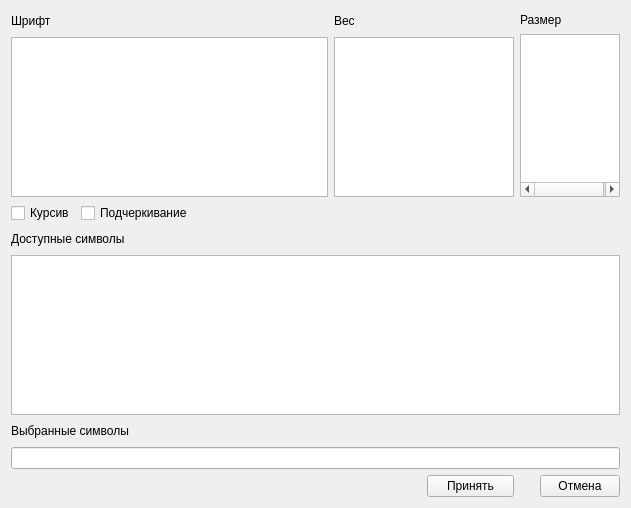
<?xml version="1.0" encoding="UTF-8"?>
<ui version="4.0">
 <class>FontDialog</class>
 <widget class="QWidget" name="FontDialog">
  <property name="geometry">
   <rect>
    <x>0</x>
    <y>0</y>
    <width>631</width>
    <height>508</height>
   </rect>
  </property>
  <property name="windowTitle">
   <string>Form</string>
  </property>
  <layout class="QGridLayout" name="gridLayout_7">
   <item row="0" column="0">
    <layout class="QGridLayout" name="gridLayout_3">
     <item row="0" column="0">
      <widget class="QLabel" name="label">
       <property name="text">
        <string>Шрифт</string>
       </property>
      </widget>
     </item>
     <item row="0" column="1">
      <spacer name="horizontalSpacer_4">
       <property name="orientation">
        <enum>Qt::Horizontal</enum>
       </property>
       <property name="sizeHint" stdset="0">
        <size>
         <width>218</width>
         <height>20</height>
        </size>
       </property>
      </spacer>
     </item>
     <item row="1" column="0" colspan="2">
      <widget class="QTreeWidget" name="treefont">
       <property name="rootIsDecorated">
        <bool>false</bool>
       </property>
       <attribute name="headerVisible">
        <bool>false</bool>
       </attribute>
       <column>
        <property name="text">
         <string notr="true">1</string>
        </property>
       </column>
      </widget>
     </item>
    </layout>
   </item>
   <item row="0" column="1" colspan="2">
    <layout class="QGridLayout" name="gridLayout_4">
     <item row="0" column="0">
      <widget class="QLabel" name="label_2">
       <property name="text">
        <string>Вес</string>
       </property>
      </widget>
     </item>
     <item row="0" column="1">
      <spacer name="horizontalSpacer_5">
       <property name="orientation">
        <enum>Qt::Horizontal</enum>
       </property>
       <property name="sizeHint" stdset="0">
        <size>
         <width>118</width>
         <height>20</height>
        </size>
       </property>
      </spacer>
     </item>
     <item row="1" column="0" colspan="2">
      <widget class="QTreeWidget" name="treeweight">
       <property name="minimumSize">
        <size>
         <width>180</width>
         <height>0</height>
        </size>
       </property>
       <property name="maximumSize">
        <size>
         <width>180</width>
         <height>16777215</height>
        </size>
       </property>
       <property name="rootIsDecorated">
        <bool>false</bool>
       </property>
       <attribute name="headerVisible">
        <bool>false</bool>
       </attribute>
       <column>
        <property name="text">
         <string notr="true">1</string>
        </property>
       </column>
      </widget>
     </item>
    </layout>
   </item>
   <item row="0" column="3" colspan="2">
    <layout class="QGridLayout" name="gridLayout_5">
     <item row="0" column="0">
      <widget class="QLabel" name="label_3">
       <property name="text">
        <string>Размер</string>
       </property>
      </widget>
     </item>
     <item row="0" column="1">
      <spacer name="horizontalSpacer_6">
       <property name="orientation">
        <enum>Qt::Horizontal</enum>
       </property>
       <property name="sizeHint" stdset="0">
        <size>
         <width>28</width>
         <height>17</height>
        </size>
       </property>
      </spacer>
     </item>
     <item row="1" column="0" colspan="2">
      <widget class="QTreeWidget" name="treesize">
       <property name="minimumSize">
        <size>
         <width>100</width>
         <height>0</height>
        </size>
       </property>
       <property name="maximumSize">
        <size>
         <width>100</width>
         <height>16777215</height>
        </size>
       </property>
       <property name="rootIsDecorated">
        <bool>false</bool>
       </property>
       <attribute name="headerVisible">
        <bool>false</bool>
       </attribute>
       <column>
        <property name="text">
         <string notr="true">1</string>
        </property>
       </column>
      </widget>
     </item>
    </layout>
   </item>
   <item row="1" column="0" colspan="4">
    <layout class="QGridLayout" name="gridLayout_6">
     <item row="0" column="0">
      <widget class="QCheckBox" name="cbitalic">
       <property name="text">
        <string>Курсив</string>
       </property>
      </widget>
     </item>
     <item row="0" column="1">
      <widget class="QCheckBox" name="cbunderline">
       <property name="text">
        <string>Подчеркивание</string>
       </property>
      </widget>
     </item>
     <item row="0" column="2">
      <spacer name="horizontalSpacer_7">
       <property name="orientation">
        <enum>Qt::Horizontal</enum>
       </property>
       <property name="sizeHint" stdset="0">
        <size>
         <width>328</width>
         <height>20</height>
        </size>
       </property>
      </spacer>
     </item>
    </layout>
   </item>
   <item row="2" column="0" colspan="5">
    <layout class="QGridLayout" name="gridLayout_2">
     <item row="0" column="0">
      <widget class="QLabel" name="label_4">
       <property name="text">
        <string>Доступные символы</string>
       </property>
      </widget>
     </item>
     <item row="0" column="1">
      <spacer name="horizontalSpacer_3">
       <property name="orientation">
        <enum>Qt::Horizontal</enum>
       </property>
       <property name="sizeHint" stdset="0">
        <size>
         <width>178</width>
         <height>20</height>
        </size>
       </property>
      </spacer>
     </item>
     <item row="1" column="0" colspan="2">
      <widget class="QTextEdit" name="tesample"/>
     </item>
    </layout>
   </item>
   <item row="3" column="0" colspan="5">
    <layout class="QGridLayout" name="gridLayout">
     <item row="0" column="0">
      <widget class="QLabel" name="label_5">
       <property name="text">
        <string>Выбранные символы</string>
       </property>
      </widget>
     </item>
     <item row="0" column="1">
      <spacer name="horizontalSpacer_2">
       <property name="orientation">
        <enum>Qt::Horizontal</enum>
       </property>
       <property name="sizeHint" stdset="0">
        <size>
         <width>288</width>
         <height>20</height>
        </size>
       </property>
      </spacer>
     </item>
     <item row="1" column="0" colspan="2">
      <widget class="QLineEdit" name="lesymbols"/>
     </item>
    </layout>
   </item>
   <item row="4" column="0" colspan="2">
    <spacer name="horizontalSpacer">
     <property name="orientation">
      <enum>Qt::Horizontal</enum>
     </property>
     <property name="sizeHint" stdset="0">
      <size>
       <width>421</width>
       <height>20</height>
      </size>
     </property>
    </spacer>
   </item>
   <item row="4" column="2">
    <widget class="QPushButton" name="btnok">
     <property name="text">
      <string>Принять</string>
     </property>
    </widget>
   </item>
   <item row="4" column="4">
    <widget class="QPushButton" name="btnno">
     <property name="text">
      <string>Отмена</string>
     </property>
    </widget>
   </item>
  </layout>
 </widget>
 <resources/>
 <connections/>
</ui>
